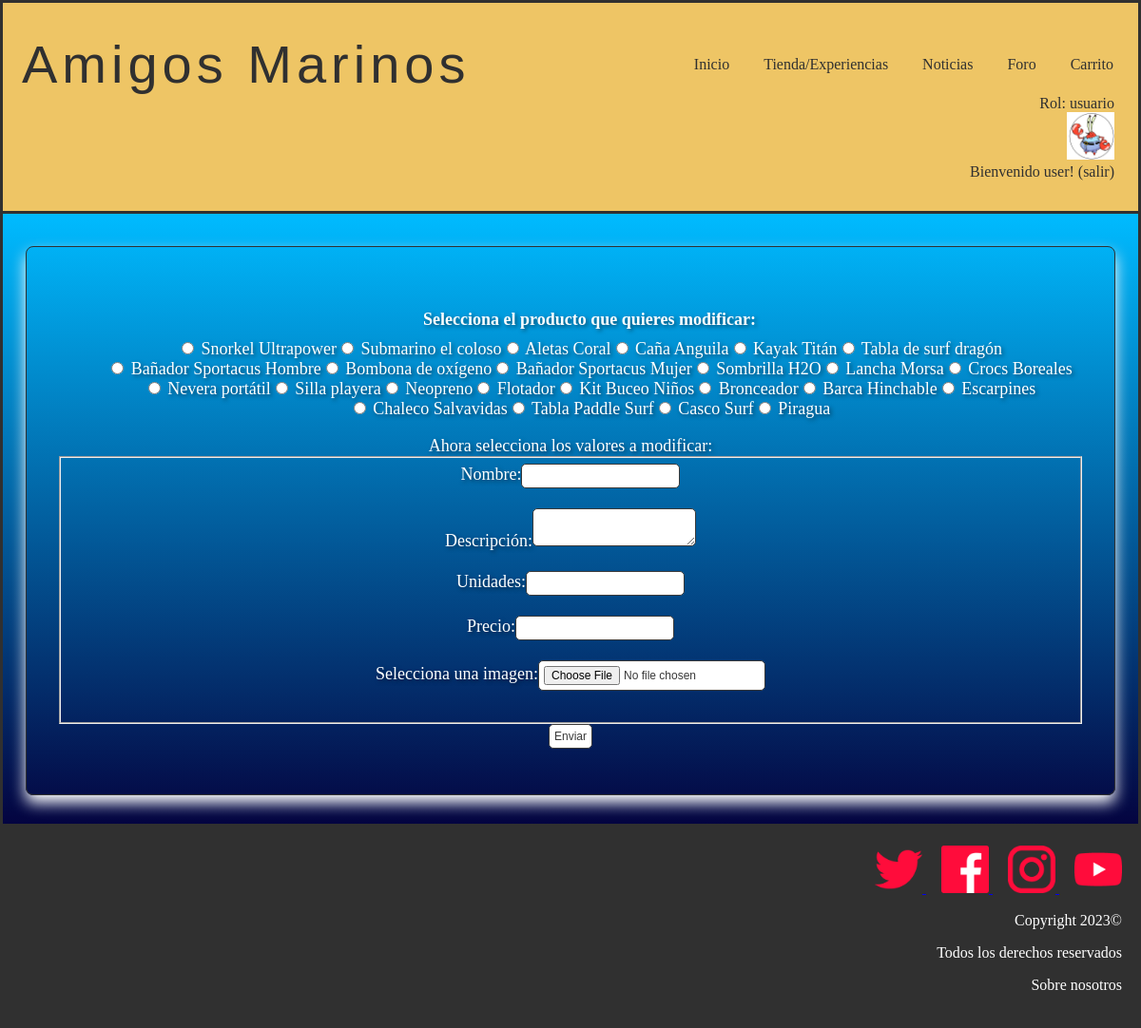
Screenshot of /modificarProducto.php (signed in) with the database file from the repository.
### tables this page shows
CREATE TABLE IF NOT EXISTS `rol` (
  `numero` int(11) NOT NULL,
  `nombre` varchar(25) NOT NULL,
  PRIMARY KEY (`numero`)
);

CREATE TABLE IF NOT EXISTS `producto` (
  `nombre` varchar(25) NOT NULL,
  `id` int(11) NOT NULL AUTO_INCREMENT,
  `descripcion` text NOT NULL,
  `unidades` int(11) NOT NULL,
  `precio` float NOT NULL,
  `imagen` varchar(50) NOT NULL,
  PRIMARY KEY (`id`)
);

### includes/Usuario.php (called while the page is built, shortened)
<?php
class Usuario{
    public static function getNombreRol($rol)
    {
        $conn = Aplicacion::getInstance()->getConexionBd();
        $query = sprintf("SELECT nombre FROM rol U WHERE U.numero='%d'", $rol);
        $rs = $conn->query($query);
        $fila=$rs->fetch_assoc();
        return $fila['nombre'];
    }
}
?>

### includes/level.php (called while the page is built, shortened)
<?php
class level{
    private $numero;
    private function __construct($numero,$nombre,$minimo,$maximo){
        $this->numero = $numero;
    }
    public static function getLevel($puntos){
        $conn = Aplicacion::getInstance()->getConexionBd();
        $query = sprintf("SELECT * FROM nivel U WHERE $puntos<=U.maximo AND $puntos>=U.minimo");
        $rs = $conn->query($query);
        $fila=$rs->fetch_assoc();
        $level = new level($fila['numero'], $fila['nombre'], $fila['minimo'], $fila['maximo']);
        return $level;
    }
    public function getNumero(){
        return $this->numero;
    }
}
?>

### includes/producto.php (called while the page is built, shortened)
<?php
class Producto {
    private $nombre;
    private $id;
    private $descripcion;
    private $unidades;
    private $precio;
    private $urlImagen;
    private function __construct($id = NULL , $descripcion, $unidades, $precio, $urlImagen, $nombre)
    {
        $this->id = $id;
        $this->descripcion = $descripcion;
        $this->unidades = $unidades;
        $this->nombre = $nombre;
        $this->precio = $precio;
        $this->urlImagen = $urlImagen;
    }
    public static function cargarProductos(){
        $productos = [];
        $conn = Aplicacion::getInstance()->getConexionBd();
        $query = "SELECT * FROM producto";
        $resultado = mysqli_query($conn, $query);
        if(mysqli_num_rows($resultado) > 0){
            $i = 0;
            while($fila = $resultado->fetch_assoc()){
                $productos[$i] = new Producto($fila["id"], $fila["descripcion"], $fila["unidades"], $fila["precio"], $fila["imagen"], $fila["nombre"]);
                $i++;
            }
            return $productos;
        }
        else{
            return false;
        }
    }
    public function getId()
    {
        return $this->id;
    }
    public function getNombre()
    {
        return $this->nombre;
    }
    public function getDescripcion(){
        return $this->descripcion;
    }
    public function getImagen(){
        return $this->urlImagen;
    }
    public function getPrecio(){
        return $this->precio;
    }
    public function getUnidades(){
        return $this->unidades;
    }
}
?>

### modificarProducto.php (the view, shortened to what this page needs)
<?php
    require_once __DIR__.'/includes/Producto.php';
?>
<!DOCTYPE html>
<html>
    <head>
        <link href= "./css/style.css" rel="stylesheet" type="text/css">
    </head>
    <body>
            <?php
                require ('./includes/comun/cabecera.php');
            ?>
            <main>
            <div class="container">
                <div class="productos">
                    <ul class="modificarProductos">
                        <?php
                            $productos = Producto::cargarProductos();
                            if(empty($productos)){
                                echo '<h2>No hay productos en la tienda</h2>';
                            }
                            else{
                                echo '<form action="validarEdicion.php?es=producto" method="post" enctype="multipart/form-data">';
                                echo '<label>Selecciona el producto que quieres modificar:</label>';
                                foreach($productos as $p){
                                    $id = $p->getId();
                                    $nombre = $p->getNombre();
                                    $descripcion = $p->getDescripcion();
                                    $unidades = $p->getUnidades();
                                    $precio = $p->getPrecio();
                                    $imagen = $p->getImagen();
                                    echo "<li><input type='radio' name='producto' value='". $id ."' data-nombre='". $nombre ."' data-descripcion='". $descripcion ."' data-unidades='". $unidades ."' data-precio='". $precio ."' data-imagen='". $imagen ."'> ". $nombre ."</li>";
                                }
                                echo '</ul>';
                                echo '<label>Ahora selecciona los valores a modificar: </label>';
                                echo '<fieldset>';
                                echo '<label for="nombre">Nombre:</label>';
                                echo '<input type="text" name="nombre" id="nombre"><br><br>';
                                echo '<label for="descripcion">Descripción:</label>';
                                echo '<textarea name="descripcion" id="descripcion"></textarea><br><br>';
                                echo '<label for="unidades">Unidades:</label>';
                                echo '<input type="number" name="unidades" id="unidades" min="0"><br><br>';
                                echo '<label for="precio">Precio:</label>';
                                echo '<input type="number"  inputmode="decimal" name="precio" id="precio" step="0.01" min="0"><br><br>';
                                echo '<label for="imagen">Selecciona una imagen:</label>';
                                echo '<input type="file" name="imagen" id="imagen"><br><br>';
                                echo '</fieldset>';
                                echo '<input type="submit" value="Enviar">';
                            }
                        ?>
                </div>
            </div>
        <?php
            require('./includes/comun/pie.php');
        ?>
        </main>
    </body>
</html>

### includes/comun/cabecera.php (shortened to what this page needs)
<?php
require_once './includes/level.php';
require_once './includes/Usuario.php';
function reconocerUsuario() {
  if (isset($_SESSION["login"]) && ($_SESSION["login"]===true)){
    echo'Rol: '.Usuario::getNombreRol($_SESSION['rol']);
    $level=level::getLevel($_SESSION["puntos"]);
    if($level->getNumero() == level::cangrejo){
      echo '<form method="post" action="micuenta.php">
      <input type="image" src="./img/cangrejo.jpg" name="boton" width="50" alt="Botón icono cangrejo"  height="50" />
      </form>';
      echo 'Bienvenido ' . $_SESSION['nombre'] . '! ';
      echo '<a href="logout.php">(salir)</a>';
    }
  } else {
    echo '<form method="post" action="login.php">
    <input type="image" src="./img/usuariodesconocido.jpg" name="boton" width="50" alt="Botón para ir a login"  height="50" />
    </form>';
    echo 'Usuario desconocido. ';
    echo '<a href="login.php">Login </a>';
  }
}
?>
<header class ="header">
  <div class="cont logo-nav-cont" >
    <a class="logo">Amigos Marinos</a>
    <nav class="navigation">
          <ul>
            <li><a href="index.php ">Inicio</a></li>
            <li><a href="tienda.php">Tienda/Experiencias</a></li>
            <li><a href="noticias.php">Noticias</a></li>
            <li><a href="foro.php">Foro</a></li>
            <?php
            if (isset($_SESSION["login"]) && ($_SESSION["login"]===true)){
              ?>
              <li><a href="vistaCarrito.php">Carrito</a></li>
              <br>
              <?php
            }
          ?>
      </nav>
    </div>
		<div class="login" >
		 <?php
		reconocerUsuario();
		?>
		</div>
</header>

### css/style.css (style rules this page uses)
body { color: white; background-color: white; text-align: center; margin: auto; }
.container { background-image: linear-gradient(to bottom,#00bbff, #040440); border: 3px solid #303030; padding-top: 10px; padding-bottom: 20px; }
.header { background-color: #eec565; color:#303030; border: 3px solid #303030; border-bottom: none; padding:2rem 0; }
.header a { color:#303030; text-decoration:none; }
.logo { letter-spacing: 5px; font-size: 3.5em; font-family:Impact, Haettenschweiler, 'Arial Narrow Bold', sans-serif; margin-left: 20px; max-width: 100%; max-height: 100%; }
.logo-nav-cont { display: flex; justify-content: space-between; align-items: center; margin-right: 10px; }
.navigation ul { margin: 0; padding: 0; list-style: none; }
.navigation ul li { display:inline-block; }
.navigation ul li a { display: block; padding: 0.5rem 1rem; transition: all 0.4s linear; border-radius: 5px; }
.login { text-align: right; margin-right: 25px; }
.productos { border-radius: .5rem; border: .1rem solid #303030; box-shadow: 0 .5rem 1rem white; margin: 1.5rem; padding: 3rem 2rem; }
input[type="text"], input[type="email"], input::placeholder, input[type="password"],textarea,input[type="number"],input[type="password"] { background-color: transparent; border: none; font-size: 25px; border-bottom: 2px solid #fff; color: #fff; text-align: center; text-shadow: 2px 2px 4px rgba(0, 0, 0, 0.5); }
.modificarProductos li { color:white; list-style: none; text-align: center; font-weight:500; font-size: large; display: inline-block; }
.modificarProductos label { font-size: 18px; font-weight: bold; display: block; margin-bottom: 10px; }
.productos { color:white; text-shadow: 2px 2px 4px rgba(0, 0, 0, 0.5); font-weight:500; font-size: 18px; display: block; margin-bottom: 10px; }
.productos input { border: 1px solid #393939; border-radius: 5px 5px 5px 5px; color: #393939; font-size: 12px; padding: 5px; background: white; cursor: pointer; }
.productos textarea { background: white; border: 1px solid #393939; border-radius: 5px 5px 5px 5px; color: black; font-size: 12px; padding: 5px; cursor: pointer; }
#nombre { text-decoration: underline; }

### rows the page displays
rol: nombre "usuario"
producto: nombre "Snorkel Ultrapower"
producto: nombre "Submarino el coloso"
producto: nombre "Aletas Coral"
producto: nombre "Caña Anguila"
producto: nombre "Kayak Titán"
producto: nombre "Tabla de surf dragón"
producto: nombre "Bañador Sportacus Hombre"
producto: nombre "Bombona de oxígeno"
producto: nombre "Bañador Sportacus Mujer"
producto: nombre "Sombrilla H2O"
producto: nombre "Lancha Morsa"
producto: nombre "Crocs Boreales"
producto: nombre "Nevera portátil"
producto: nombre "Silla playera"
producto: nombre "Neopreno"
producto: nombre "Flotador"
producto: nombre "Kit Buceo Niños"
producto: nombre "Bronceador"
producto: nombre "Barca Hinchable"
producto: nombre "Escarpines"
producto: nombre "Chaleco Salvavidas"
producto: nombre "Tabla Paddle Surf"
producto: nombre "Casco Surf"
producto: nombre "Piragua"

### other values shown
$_SESSION['nombre'] "user"
